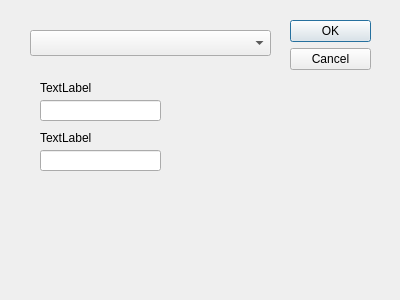
<?xml version="1.0" encoding="UTF-8"?>
<ui version="4.0">
 <class>FilterDialog</class>
 <widget class="QDialog" name="FilterDialog">
  <property name="geometry">
   <rect>
    <x>0</x>
    <y>0</y>
    <width>400</width>
    <height>300</height>
   </rect>
  </property>
  <property name="windowTitle">
   <string>Filter</string>
  </property>
  <widget class="QDialogButtonBox" name="buttonBox">
   <property name="geometry">
    <rect>
     <x>290</x>
     <y>20</y>
     <width>81</width>
     <height>241</height>
    </rect>
   </property>
   <property name="orientation">
    <enum>Qt::Vertical</enum>
   </property>
   <property name="standardButtons">
    <set>QDialogButtonBox::Cancel|QDialogButtonBox::Ok</set>
   </property>
  </widget>
  <widget class="QComboBox" name="filterType">
   <property name="geometry">
    <rect>
     <x>30</x>
     <y>30</y>
     <width>241</width>
     <height>26</height>
    </rect>
   </property>
  </widget>
  <widget class="QLineEdit" name="number">
   <property name="geometry">
    <rect>
     <x>40</x>
     <y>100</y>
     <width>121</width>
     <height>21</height>
    </rect>
   </property>
  </widget>
  <widget class="QLabel" name="filterLabel">
   <property name="geometry">
    <rect>
     <x>40</x>
     <y>80</y>
     <width>171</width>
     <height>16</height>
    </rect>
   </property>
   <property name="text">
    <string>TextLabel</string>
   </property>
  </widget>
  <widget class="QLineEdit" name="lineEdit">
   <property name="geometry">
    <rect>
     <x>40</x>
     <y>150</y>
     <width>121</width>
     <height>21</height>
    </rect>
   </property>
  </widget>
  <widget class="QLabel" name="label">
   <property name="geometry">
    <rect>
     <x>40</x>
     <y>130</y>
     <width>141</width>
     <height>16</height>
    </rect>
   </property>
   <property name="text">
    <string>TextLabel</string>
   </property>
  </widget>
 </widget>
 <resources/>
 <connections>
  <connection>
   <sender>buttonBox</sender>
   <signal>accepted()</signal>
   <receiver>FilterDialog</receiver>
   <slot>accept()</slot>
   <hints>
    <hint type="sourcelabel">
     <x>248</x>
     <y>254</y>
    </hint>
    <hint type="destinationlabel">
     <x>157</x>
     <y>274</y>
    </hint>
   </hints>
  </connection>
  <connection>
   <sender>buttonBox</sender>
   <signal>rejected()</signal>
   <receiver>FilterDialog</receiver>
   <slot>reject()</slot>
   <hints>
    <hint type="sourcelabel">
     <x>316</x>
     <y>260</y>
    </hint>
    <hint type="destinationlabel">
     <x>286</x>
     <y>274</y>
    </hint>
   </hints>
  </connection>
 </connections>
</ui>
